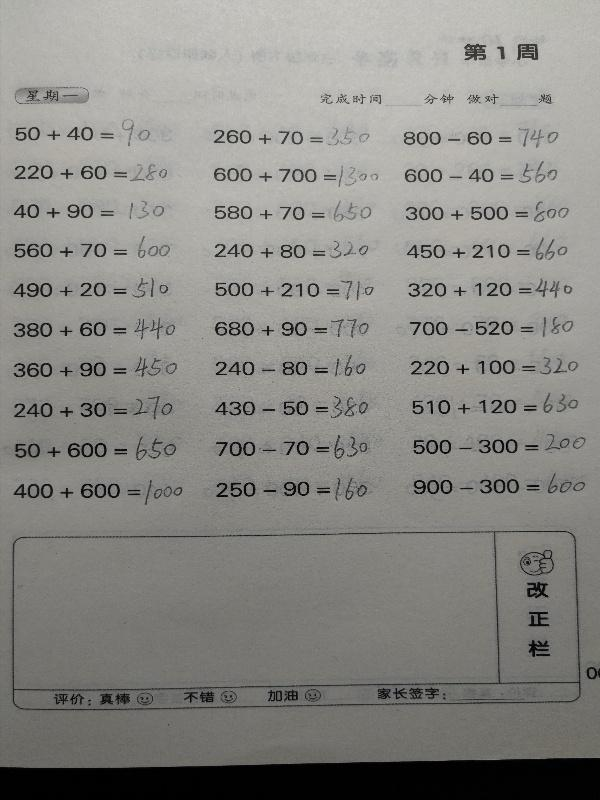
#> input picture data/images/1.jpg, 600 x 800 px
$ python -i data.py   (imports and definitions only)
#> lines starting #> are read from the running program, lines starting #| are printed output that depends on the picture
#> further down, picture is the input picture: PIL image 600x800 RGB; mean R, G, B 137.8, 137, 132.9
import cv2
import random
import numpy as np
from PIL import Image, ImageEnhance
from paddle.io import Dataset


# 随机调整亮度，进行数据增强
def random_brightness(img):
    prob = np.random.uniform(0, 1)
    if prob < 0.5:
        brightness_delta = 0.3
        delta = np.random.uniform(-brightness_delta, brightness_delta) + 1
        img = ImageEnhance.Brightness(img).enhance(delta)
    return img


# 随机调整对比度，进行数据增强
def random_contrast(img):
    prob = np.random.uniform(0, 1)
    if prob < 0.5:
        contrast_delta = 0.3
        delta = np.random.uniform(-contrast_delta, contrast_delta) + 1
        img = ImageEnhance.Contrast(img).enhance(delta)
    return img


# 随机调整饱和度，进行数据增强
def random_saturation(img):
    prob = np.random.uniform(0, 1)
    if prob < 0.5:
        saturation_delta = 0.3
        delta = np.random.uniform(-saturation_delta, saturation_delta) + 1
        img = ImageEnhance.Color(img).enhance(delta)
    return img


# 随机调整色相，进行数据增强
def random_hue(img):
    prob = np.random.uniform(0, 1)
    if prob < 0.5:
        hue_delta = 48
        delta = np.random.uniform(-hue_delta, hue_delta)
        img_hsv = np.array(img.convert('HSV'))
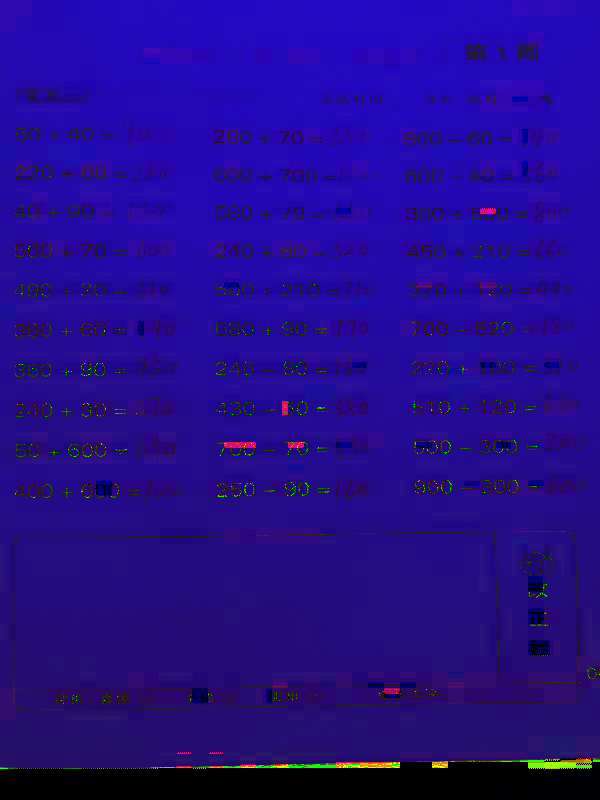
#> img_hsv: shape (800, 600, 3); mean R, G, B 35.3, 11.6, 137.8
        img_hsv[:, :, 0] = img_hsv[:, :, 0] + delta
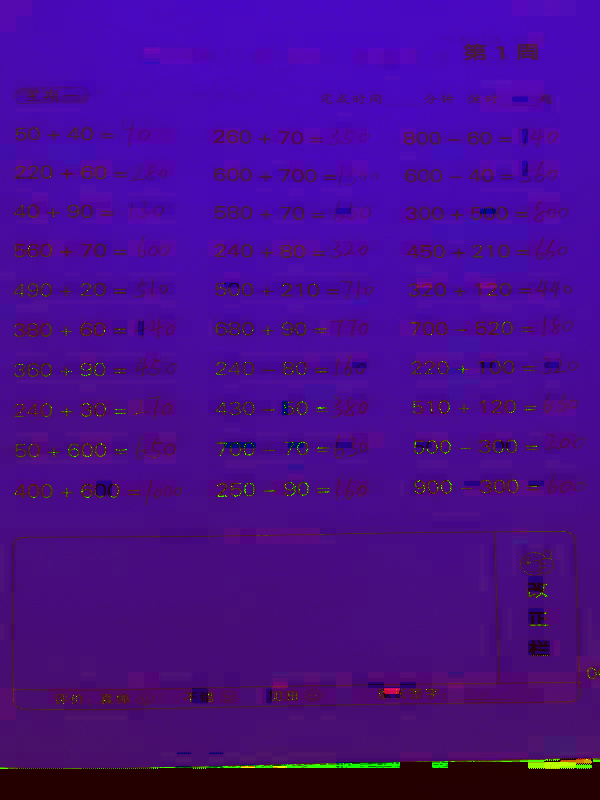
#> img_hsv: shape (800, 600, 3); mean R, G, B 71.8, 11.6, 137.8
        img = Image.fromarray(img_hsv, mode='HSV').convert('RGB')
    return img


# 随机裁剪
def random_crop(img):
    prob = np.random.uniform(0, 1)
    if prob < 0.5:
        w, h = img.size
        xmin = random.randint(0, 5)
        ymin = random.randint(0, 5)
        xmax = random.randint(w - 5, w)
        ymax = random.randint(h - 5, h)
        img = img.crop((xmin, ymin, xmax, ymax))
    return img


# 数据增强
def data_enhance(img):
    prob = np.random.uniform(0, 1)
    img = random_crop(img)
    if prob > 0.5:
        img = random_brightness(img)
        img = random_contrast(img)
        img = random_saturation(img)
        img = random_hue(img)
    else:
        img = random_brightness(img)
        img = random_saturation(img)
        img = random_hue(img)
        img = random_contrast(img)
    return img


# [22 lines of commented-out code are left out]
# [18 lines left out: function process, not called in this run]

# 数据加载器
class CustomDataset(Dataset):
    # [26 lines left out: functions __init__, __getitem__, not called in this run]

    def __len__(self):
        return len(self.lines)


# 对一个batch的数据处理
# [29 lines left out: function collate_fn, not called in this run]

>>> from PIL import Image
>>> picture = Image.open('../../data/images/1.jpg')
>>> result = data_enhance(picture)

$ run again, on data/images/157.jpg
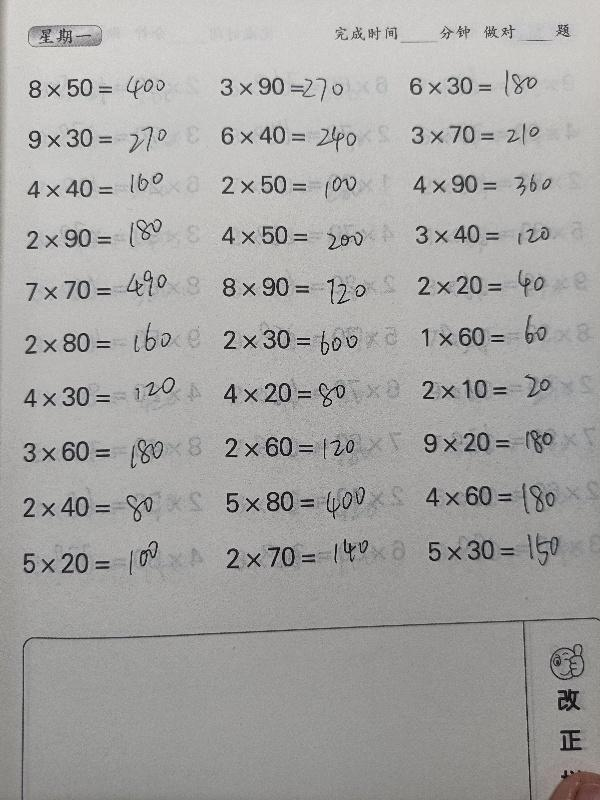
#> input picture data/images/157.jpg, 600 x 800 px
#> picture is the input picture: PIL image 600x800 RGB; mean R, G, B 166.7, 165.9, 164.2
#> in random_hue, `img_hsv = np.array(img.convert('HSV'))`:
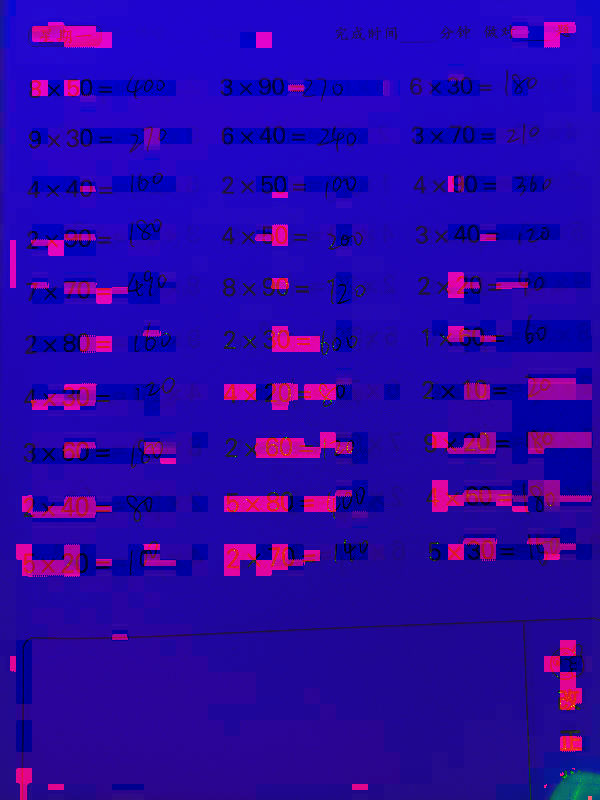
#> img_hsv: shape (800, 600, 3); mean R, G, B 40.2, 5.5, 166.8
#> in random_hue, `img_hsv[:, :, 0] = img_hsv[:, :, 0] + delta`:
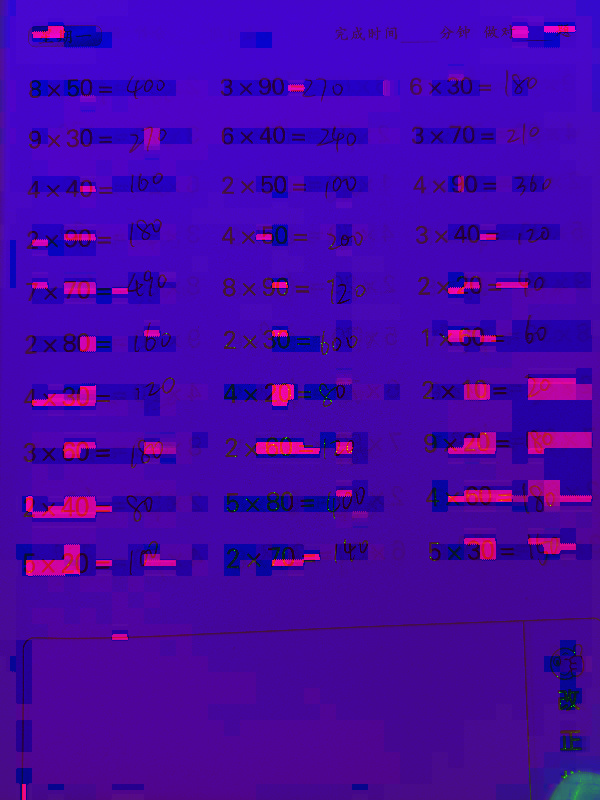
#> img_hsv: shape (800, 600, 3); mean R, G, B 69.4, 5.5, 166.8

$ run again, on data/images/16.jpg
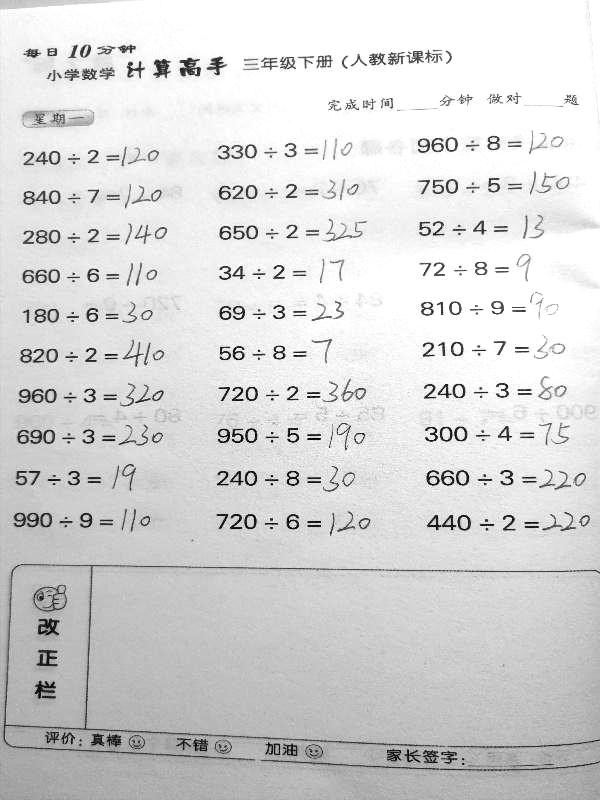
#> input picture data/images/16.jpg, 600 x 800 px
#> picture is the input picture: PIL image 600x800 L; min 0, max 255, mean 215.3
#> in random_hue, `img_hsv = np.array(img.convert('HSV'))`:
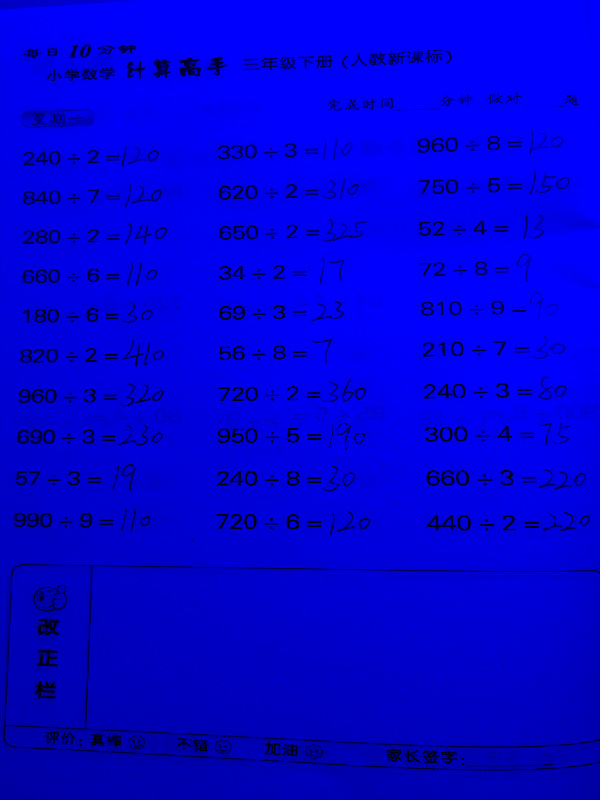
#> img_hsv: shape (800, 600, 3); mean R, G, B 0, 0, 215.3
#> in random_hue, `img_hsv[:, :, 0] = img_hsv[:, :, 0] + delta`:
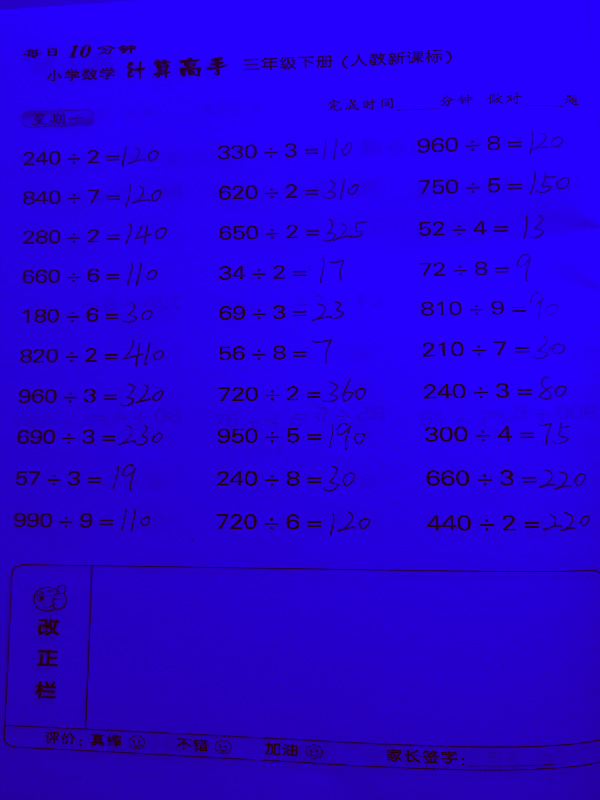
#> img_hsv: shape (800, 600, 3); mean R, G, B 37, 0, 215.3

$ run again, on data/images/3.jpg
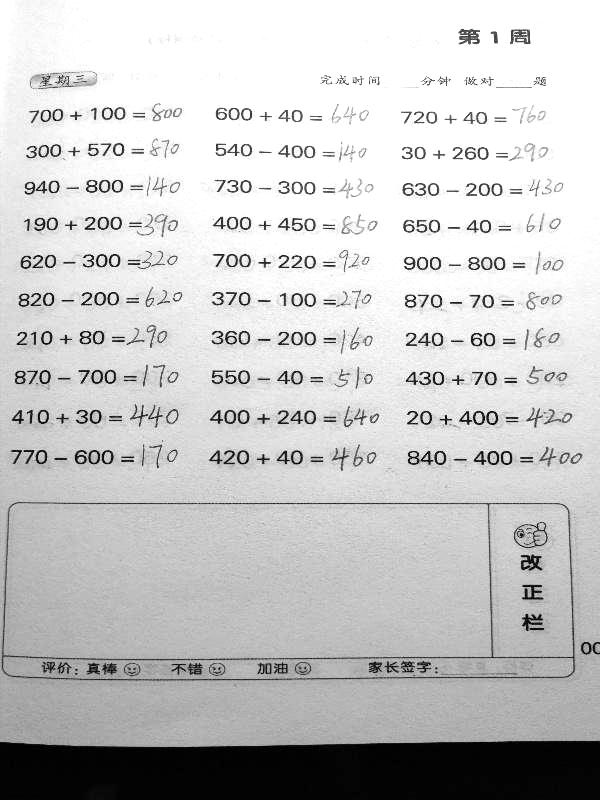
#> input picture data/images/3.jpg, 600 x 800 px
#> picture is the input picture: PIL image 600x800 L; min 0, max 255, mean 199.1
#> in random_hue, `img_hsv = np.array(img.convert('HSV'))`:
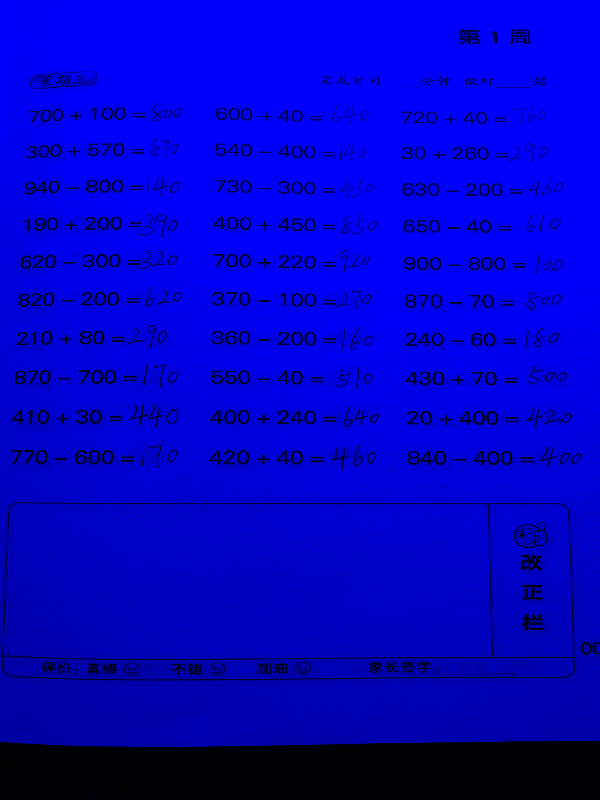
#> img_hsv: shape (800, 600, 3); mean R, G, B 0, 0, 199.1
#> in random_hue, `img_hsv[:, :, 0] = img_hsv[:, :, 0] + delta`:
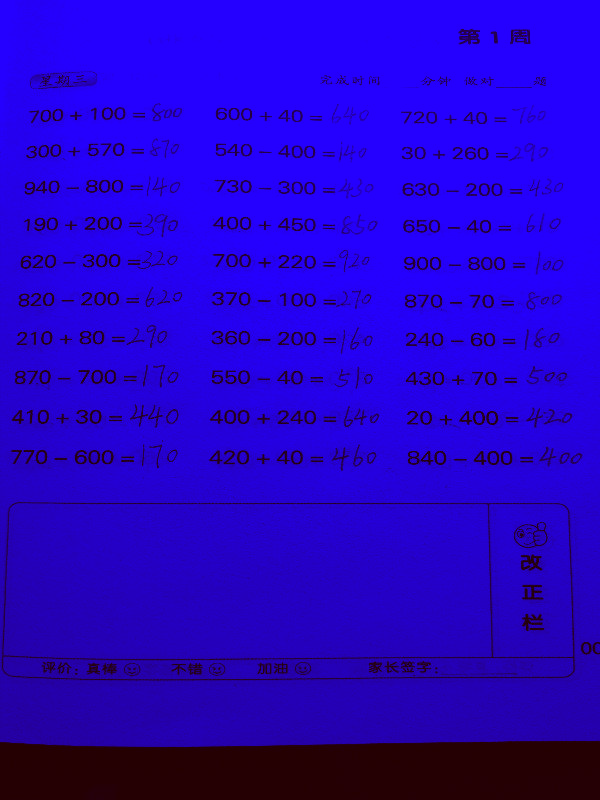
#> img_hsv: shape (800, 600, 3); mean R, G, B 37, 0, 199.1
